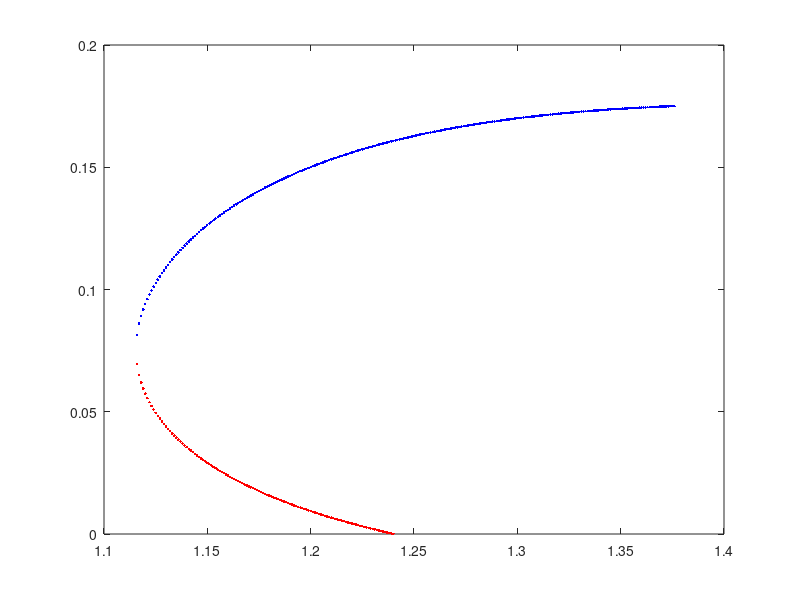

MATLAB code to generate this figure:
function bifurcationdiagram
% This code gives the bifurcation diagram for the system
clear all
DU=[];DL=[]; %DU to store maximum values, DL is for minimum values
SP=[];UP=[];%SP for stable nodes, UP for unstable nodes 
%%%%%%%%%%%%%%%%%%%%%%%%%%%%%%%%%%%%%%%%%for saddle points
a=2.6;e1=0.35;delta2=0.3;delta1=0.02;b1=0.5;b2=7.5;e2=1.5;epsilon=0.2;
% the following A, B, C are the coefficients of a 2th order polynormial equation: A x^2+ B x+ C =0

for c=1.1:0.001:1.4;
    A=(epsilon*(a*c+b2*e1)-b1*e2)*c;
    
   B=(epsilon*(c+e1-a*delta1)-(epsilon*(a*c+b2*e1)-b1*e2)+a*delta2-e2)*c-(b1-b2)*(e1*delta2-e2*delta1);

   C=c*(delta2-epsilon*delta1-epsilon*c);
   
    P=[A B C];
    U=roots(P)
    
   V=(((e2-a*delta2)*c+b2*(e2*delta1-e1*delta2)).*U -c*delta2)./(c*(b1*delta2-epsilon*(c+b2*delta1)))
   
   W=(((a*delta1-e1)*c*epsilon+b1*(e1*delta2-e2*delta1)).*U+c*epsilon*delta1)./(c*(b1*delta2-epsilon*(c+b2*delta1)))
    for j=1:2
         if isreal(U(j))==1&&U(j)>0 &&V(j)>0 && W(j)>0 %%isreal(U) returns logical 1 (true) when U does not have an imaginary part. 
            u= U(j);
            v=V(j);
            w=W(j);
            J=JM(u,v,w);
           lambda=eig(J);
           
            figure(1)
            
              if real(lambda(1))<0 && real(lambda(2))<0 && real(lambda(3))<0  
                
              SP=[SP; c w];%%%stable nodes, w-component
              end
              if real(lambda(1))>0 || real(lambda(2))>0 || real(lambda(3))>0 
                
                UP=[UP; c w];% unstable nodes
              end
              %%%%%%%%%%%%%%%              
        end %this ends if isreal
    end %this ends the loop for the two roots
end %this ends the loop for c

if(length(SP)>0)
    plot(SP(:,1),SP(:,2),'b.');hold on;
end
if length(UP)>0
plot(UP(:,1),UP(:,2),'r.');hold on;
end
hold on;

%%%%%%%%next to get the bifurcation diagram%%%%%%%%%%% 
% options=odeset('RelTol',1e-6,'AbsTol',1e-6);
% y0=[0.1,0.1,0.2,];
% 
% tspan=[0 10000];
% for c=0:0.01:2;
%     [t,y]=ode45(@ex2eq,tspan,y0,options);
% % figure(4);
% % plot(t,y(:,1));
% figure(2);
% plot(t,y);
% % hold on;
% s=length(y(:,3));%Take local maximum and minimum for w values %return the length of the largest array dimension 
% temp=round(0.5*s); %rounds to the nearest integer.
% S1=y(s-temp:end,3); %take S1 as y-axis
% 
%  for j=2:(length(S1)-1)
%       if((S1(j)>S1(j-1))&&(S1(j)>S1(j+1))) %Local maximum
%            DU=[DU; c S1(j)];
%       elseif   ((S1(j)<S1(j-1))&&(S1(j)<S1(j+1))) %Local minimum
%            DL=[DL; c S1(j)];
%       end
%   end
% end;
% figure(3);
% plot(DU(:,1),DU(:,2),'bo',DL(:,1),DL(:,2),'ro');hold on;
% fsize=15;
 
    function JE=JM(u,v,w)
       JE=[1-2*u-(1+b1*v+b2*w).*(v+w)./((1+a*u+b1*v+b2*w).^2) -(u.*(1+a*u)+u.*w.*(b2-b1))./((1+a*u+b1*v+b2*w).^2) -(u.*(1+a*u)+u.*v.*(b1-b2))./((1+a*u+b1*v+b2*w).^2);
           (e1*v.*(1+b1*v)+v.*w.*(b2*e1+a*c))./((1+a*u+b1*v+b2*w).^2) (1+a*u+b2*w).*(e1*u-c*w)./((1+a*u+b1*v+b2*w).^2)-delta1 -(c*v.*(1+b1*v)+u.*v.*(b2*e1+a*c))./((1+a*u+b1*v+b2*w).^2);
           ((1+b1*v+b2*w).*e2.*w-a*epsilon*c*v.*w)./((1+a*u+b1*v+b2*w).^2) (epsilon*c*w.*(1+b2*w)+u.*w.*(a*epsilon*c-b1*e2))./((1+a*u+b1*v+b2*w).^2) (1+a*u+b1*v).*(e2*u+epsilon*c*v)./((1+a*u+b1*v+b2*w).^2)-delta2;
           ];
    end
function dydt = ex2eq(t,y)
      dydt=[y(1)*(1-y(1)-(y(2)+y(3))./(1+a*y(1)+b1*y(2)+b2*y(3)));
           y(2)*((e1*y(1)-c*y(3))./(1+a*y(1)+b1*y(2)+b2*y(3))-delta1) ;
             y(3)*((e2*y(1)+epsilon*c*y(2))./(1+a*y(1)+b1*y(2)+b2*y(3))-delta2)
               ];
    end
end

